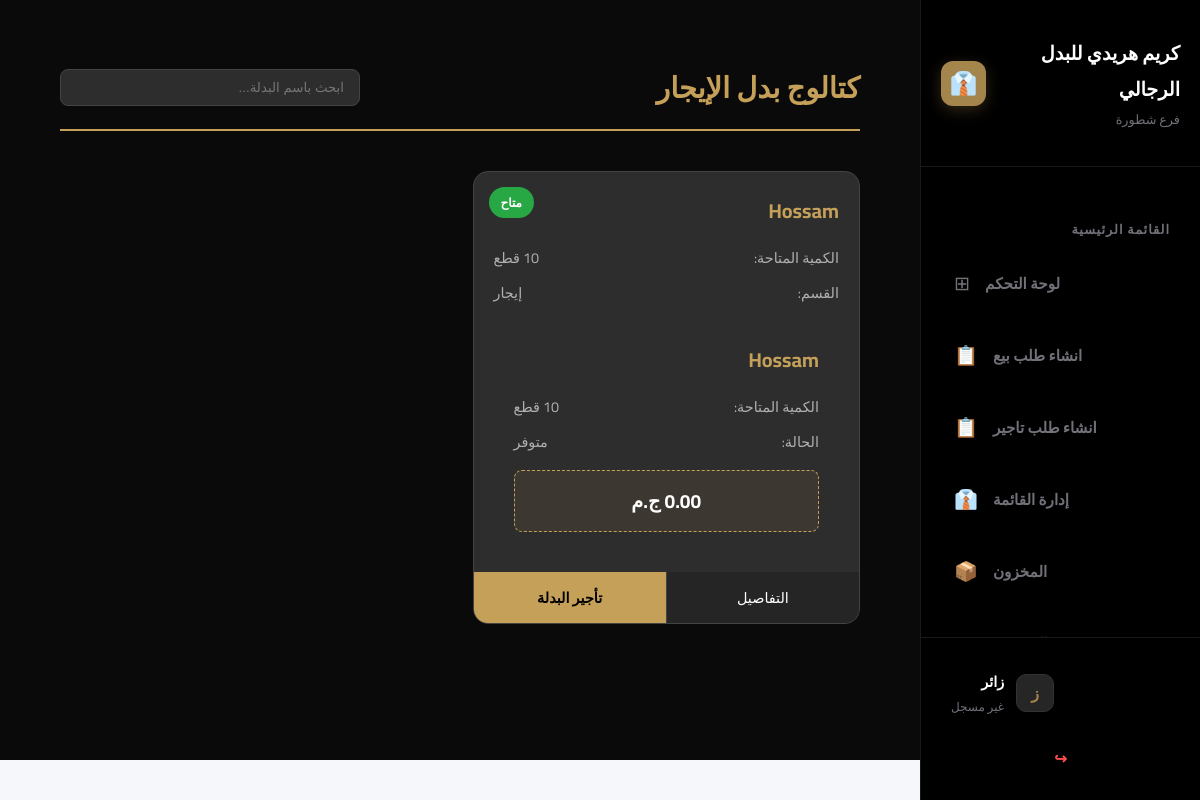
/pos/rental_items/, run on an earlier commit of the app's database.
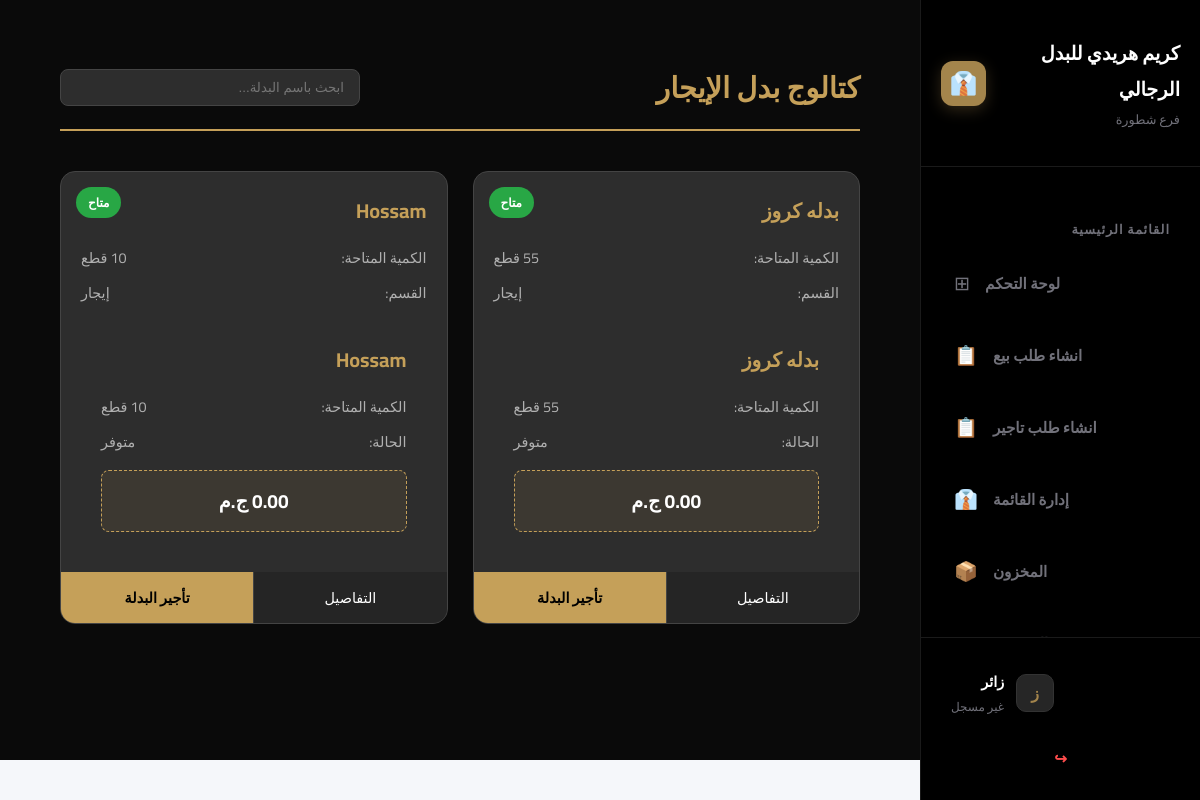
And on a later commit of the database.
### pos/models.py (models this page shows, shortened)
class InventoryItem(models.Model):
    name = models.CharField(max_length=200, verbose_name="اسم الصنف")
    category = models.ForeignKey(IngredientCategory, on_delete=models.CASCADE, related_name='items', verbose_name="الفئة")
    size = models.ForeignKey(Size_choices, on_delete=models.CASCADE, verbose_name="الحجم")
    color = models.ForeignKey(Colors_choices, on_delete=models.CASCADE, verbose_name="اللون")
    quantity = models.PositiveIntegerField(verbose_name="الكمية الحالية")
    min_limit = models.PositiveIntegerField(verbose_name="حد الطلب (الحد الأدنى)")
    unit = models.ForeignKey(Unit_choices, on_delete=models.CASCADE, verbose_name="الوحدة")
    unit_cost = models.DecimalField(max_digits=10, decimal_places=2, verbose_name="سعر الوحدة")
    supply_cost = models.DecimalField(max_digits=10, decimal_places=2, verbose_name="تكلفة التوريد")
    profit = models.DecimalField(max_digits=10, decimal_places=2, verbose_name="الربح المتوقع")
    updated_at = models.DateTimeField(auto_now=True, verbose_name="آخر تحديث")
    Supplier = models.ForeignKey(Supplier, on_delete=models.CASCADE, verbose_name="المورد")
    is_rental = models.BooleanField(default=False, verbose_name="هل الصنف للإيجار؟")
    rental_code = models.CharField(
        max_length=20,
        unique=True,
        null=True,
        blank=True,
        editable=False,
        verbose_name="كود الصنف"
    )
    total_rentals = models.PositiveIntegerField(default=0, verbose_name="إجمالي مرات الإيجار")
    total_profit = models.DecimalField(max_digits=10, decimal_places=2, verbose_name="إجمالي الربح من الإيجار", default=0)

### pos/views.py (the view)
# urls.py: path('rental_items/', views.all_rental_items, name='all_rental_items'),
def all_rental_items(request):
    items = InventoryItem.objects.filter(is_rental=True).order_by('-id')
    return render(request, 'pos/rental_items_list.html', {'items': items})

### accounts/context_processors.py (called while the page is built)
def notifications_processor(request):
    if request.user.is_authenticated:
        notifications = Notification.objects.filter(user=request.user, is_deleted=False).order_by('-created_at')[:10]
    else:
        notifications = []
    return {'notifications': notifications}

### templates/pos/rental_items_list.html (shortened to what this page needs)
{% extends 'base.html' %}
{% load static %}
{% block extra_css %}
<link rel="stylesheet" href="{% static 'css/rental_items.css' %}">
{% endblock %}
{% block content %}
<div class="rental-container">
    <header class="page-header">
        <h2> كتالوج بدل الإيجار</h2>
        <div class="search-wrapper">
            <input type="text" id="suitSearch" placeholder="ابحث باسم البدلة..." onkeyup="filterSuits()">
        </div>
    </header>
    <div class="inventory-grid" id="suitGrid">
        {% for item in items %}
        <div class="item-card" data-name="{{ item.name|lower }}">
            {% if item.quantity > 0 %}
                <span class="status-badge available">متاح</span>
            {% else %}
                <span class="status-badge out-of-stock">غير متوفر</span>
            {% endif %}
            <div class="item-body">
                <span class="suit-title">{{ item.name }}</span>
                <div class="suit-details">
                    <div class="detail-item">
                        <span>الكمية المتاحة:</span>
                        <span>{{ item.quantity }} قطع</span>
                    </div>
                    <div class="detail-item">
                        <span>القسم:</span>
                        <span>إيجار</span>
                    </div>
                </div>
                <div class="item-body">
                    <span class="suit-title">{{ item.name }}</span>
                    <div class="suit-details">
                        <div class="detail-item">
                            <span>الكمية المتاحة:</span>
                            <span>{{ item.quantity }} قطع</span>
                        </div>
                        <div class="detail-item">
                            <span>الحالة:</span>
                            <span>{% if item.quantity > 0 %}متوفر{% else %}نفذ من المخزن{% endif %}</span>
                        </div>
                    </div>
                    <div class="price-box">
                        {{ item.price|default:"0.00" }} ج.م
                    </div>
                </div>
            </div>
            <div class="card-footer">
                <a href="#">التفاصيل</a>
                <a href="{% url 'pos_rental_page' %}" class="btn-rent">تأجير البدلة</a>
            </div>
        </div>
        {% empty %}
        <div style="grid-column: 1/-1; text-align: center; padding: 50px; color: var(--text-gray);">
            <h3>لا توجد بدل متاحة في هذا القسم حالياً</h3>
        </div>
        {% endfor %}
    </div>
</div>
{% endblock %}

What changed in the data, as far as the page shows it:
added InventoryItem: quantity "متاح", name "بدله كروز", price "0.00"
